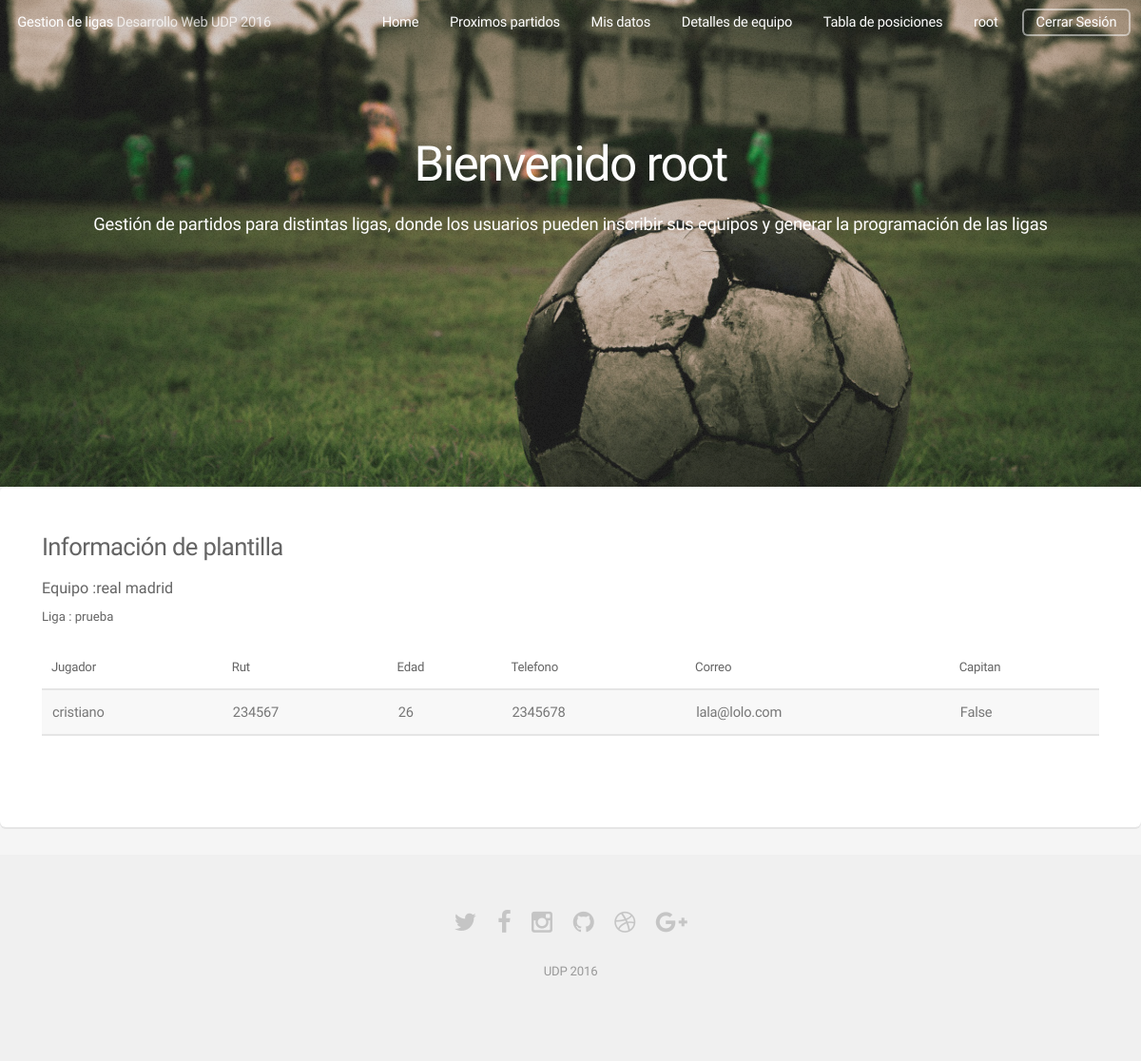
Screenshot of /team/ (signed in) with the database file from the repository.
### app/models.py (models this page shows, shortened)
class Team(models.Model):
    name = models.CharField(max_length=128)
    ligue = models.ForeignKey(Ligue)

class Ligue(models.Model):
    name = models.CharField(max_length=128, unique=True)
    def __unicode__(self):  # For Python 2, use __str__ on Python 3
        return self.name

class Player(models.Model):
    name = models.CharField(max_length=128)
    user = models.OneToOneField(User)
    rut = models.CharField(max_length=12, unique=True)
    phone = models.CharField(max_length=20)
    email = models.CharField(max_length=50)
    captain = models.BooleanField(default=False)
    team = models.ForeignKey(Team)
    edad = models.IntegerField(default=0)

### app/views.py (the view)
# urls.py: url(r'^team/$', views.teaminfo, name='team'),
@login_required
def teaminfo(request):
    current = request.user
    player = Player.objects.get(user=current)
    team = player.team
    players = Player.objects.filter(team=team)
    return render(request, 'teaminfo.html', {'team': team, 'players': players})

### app/templates/teaminfo.html
{% extends 'base.html' %}
{% load staticfiles %}
{% block main %}
<section class="box">
									<h3>Información de plantilla
									</h3>
									<h4>Equipo :{{ team.name }}</h4>
									<h5>Liga : {{ team.ligue }}</h5>
									<br>
									<div class="table-wrapper">
										<table>
											<thead>
												<tr>
													<th>Jugador</th>
													<th>Rut</th>
													<th>Edad</th>
													<th>Telefono</th>
													<th>Correo</th>
													<th>Capitan</th>
												</tr>
											</thead>
											<tbody>
												{% for player in players %}
												<tr>
													<td>{{	player.name }}</td>
													<td>{{	player.rut }} </td>
													<td>{{  player.edad  }} </td>
													<td>{{  player.phone  }}</td>
													<td>{{  player.email }}</td>
													<td>{{  player.captain }}</td>
												</tr>
												{% endfor %}
											</tbody>
											<tfoot>
												<tr>
													<td colspan="2"></td>
												</tr>
											</tfoot>
										</table>
									</div>
									</section>
{% endblock %}

### app/templates/base.html (shortened to what this page needs)
<!DOCTYPE HTML>
{% load static %}
<html>
	<head>
        <link href="{% static "assets/css/main.css" %}" rel="stylesheet" type="text/css"/>
	</head>
	<body class="landing">
		<div id="page-wrapper">
				<header id="header" class="alt">
					<h1><a href="/">Gestion de ligas</a> Desarrollo Web UDP 2016</h1>
					<nav id="nav">
						<ul>
							<li><a href="/">Home</a></li>
							{% if user.is_authenticated %}
							<li><a href="/nextmatch/">Proximos partidos</a></li>
							<li><a href="/info/">Mis datos</a></li>
							<li><a href="/team/">Detalles de equipo</a></li>
							<li><a href="/tabla/">Tabla de posiciones</a></li>
							<li>
							{% endif %}
                                {% if user.is_authenticated %}
                                    <a> {{ user.username }}</a>
                                    <a href="/logout/" class="button">Cerrar Sesión</a>
                                    {% else %}
                                     <a href="/login/" class="button">Iniciar Sesión</a>
                                {% endif %}
                            </li>
						</ul>
					</nav>
				</header>
				<section id="banner">
				{% if user.is_authenticated %}
					<h2>Bienvenido {{ user.username}}</h2>
					<p>Gestión de partidos para distintas ligas, donde los usuarios pueden inscribir sus equipos y generar la programación de las ligas </p>
					{% endif %}
				</section>
                {% block main %}
                {% endblock %}
				<footer id="footer">
					<ul class="icons">
						<li><a href="#" class="icon fa-twitter"><span class="label">Twitter</span></a></li>
						<li><a href="#" class="icon fa-facebook"><span class="label">Facebook</span></a></li>
						<li><a href="#" class="icon fa-instagram"><span class="label">Instagram</span></a></li>
						<li><a href="#" class="icon fa-github"><span class="label">Github</span></a></li>
						<li><a href="#" class="icon fa-dribbble"><span class="label">Dribbble</span></a></li>
						<li><a href="#" class="icon fa-google-plus"><span class="label">Google+</span></a></li>
					</ul>
					<ul class="copyright">
						<li>UDP 2016</li>
					</ul>
				</footer>
		</div>
	</body>
</html>

### rows the page displays
Team: name "real madrid", ligue "prueba"
Player: name "cristiano", rut "234567", edad "26", phone "2345678", email "lala@lolo.com", captain "False"

### other values shown
{{ user.username }} "root"
